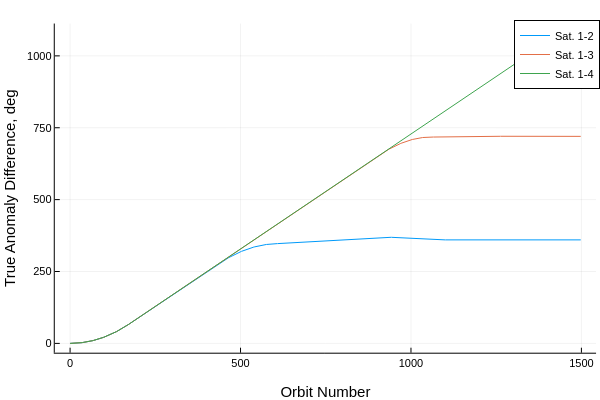

Notebook code for this chart:
### Code cell
plot(tp_hist[1:end],broadcast.(rad2deg,Δθunhist[1:end,:]),label=permutedims(mylabel))
plot!(xlabel="Orbit Number", ylabel = "True Anomaly Difference, deg")

### Figure 1 — Plotly figure (JSON) as saved in the notebook; plotly's stock layout.template omitted (floating-point values rounded to 4 significant figures; data arrays with more than 128 entries replaced by an {"elided": "..."} marker saying what was removed)
{"data": [{"colorbar": {"len": 0.9143, "title": "", "x": 0.9934, "y": 0.533}, "legendgroup": "Sat. 1-2", "line": {"color": "rgba(0, 154, 250, 1.000)", "dash": "solid", "shape": "linear", "width": 1}, "mode": "lines", "name": "Sat. 1-2", "showlegend": true, "type": "scatter", "x": {"elided": "1499 int values"}, "xaxis": "x", "y": {"elided": "1499 float values"}, "yaxis": "y", "zmax": null, "zmin": null}, {"colorbar": {"len": 0.9143, "title": "", "x": 0.9934, "y": 0.533}, "legendgroup": "Sat. 1-3", "line": {"color": "rgba(227, 111, 71, 1.000)", "dash": "solid", "shape": "linear", "width": 1}, "mode": "lines", "name": "Sat. 1-3", "showlegend": true, "type": "scatter", "x": {"elided": "1499 int values"}, "xaxis": "x", "y": {"elided": "1499 float values"}, "yaxis": "y", "zmax": null, "zmin": null}, {"colorbar": {"len": 0.9143, "title": "", "x": 0.9934, "y": 0.533}, "legendgroup": "Sat. 1-4", "line": {"color": "rgba(62, 164, 78, 1.000)", "dash": "solid", "shape": "linear", "width": 1}, "mode": "lines", "name": "Sat. 1-4", "showlegend": true, "type": "scatter", "x": {"elided": "1499 int values"}, "xaxis": "x", "y": {"elided": "1499 float values"}, "yaxis": "y", "zmax": null, "zmin": null}], "layout": {"annotations": [], "height": 400, "legend": {"bgcolor": "rgba(255, 255, 255, 1.000)", "bordercolor": "rgba(0, 0, 0, 1.000)", "borderwidth": 1, "font": {"color": "rgba(0, 0, 0, 1.000)", "family": "sans-serif", "size": 11}, "title": {"font": {"color": "rgba(0, 0, 0, 1.000)", "family": "sans-serif", "size": 15}, "text": ""}, "tracegroupgap": 0, "traceorder": "normal", "x": 1, "xanchor": "auto", "y": 1, "yanchor": "auto"}, "margin": {"b": 20, "l": 0, "r": 0, "t": 20}, "paper_bgcolor": "rgba(255, 255, 255, 1.000)", "plot_bgcolor": "rgba(255, 255, 255, 1.000)", "showlegend": true, "width": 600, "xaxis": {"anchor": "y", "domain": [0.09128, 0.9934], "gridcolor": "rgba(0, 0, 0, 0.100)", "gridwidth": 0.5, "linecolor": "rgba(0, 0, 0, 1.000)", "mirror": false, "range": [-44.94, 1543.0], "showgrid": true, "showline": true, "showticklabels": true, "tickangle": 0, "tickcolor": "rgb(0, 0, 0)", "tickfont": {"color": "rgba(0, 0, 0, 1.000)", "family": "sans-serif", "size": 11}, "tickmode": "array", "ticks": "inside", "ticktext": ["0", "500", "1000", "1500"], "tickvals": [0, 500, 1000, 1500], "title": "Orbit Number", "titlefont": {"color": "rgba(0, 0, 0, 1.000)", "family": "sans-serif", "size": 15}, "type": "-", "visible": true, "zeroline": false, "zerolinecolor": "rgba(0, 0, 0, 1.000)"}, "yaxis": {"anchor": "x", "domain": [0.07581, 0.9902], "gridcolor": "rgba(0, 0, 0, 0.100)", "gridwidth": 0.5, "linecolor": "rgba(0, 0, 0, 1.000)", "mirror": false, "range": [-32.4, 1112.0], "showgrid": true, "showline": true, "showticklabels": true, "tickangle": 0, "tickcolor": "rgb(0, 0, 0)", "tickfont": {"color": "rgba(0, 0, 0, 1.000)", "family": "sans-serif", "size": 11}, "tickmode": "array", "ticks": "inside", "ticktext": ["0", "250", "500", "750", "1000"], "tickvals": [0, 250, 500, 750, 1000], "title": "True Anomaly Difference, deg", "titlefont": {"color": "rgba(0, 0, 0, 1.000)", "family": "sans-serif", "size": 15}, "type": "-", "visible": true, "zeroline": false, "zerolinecolor": "rgba(0, 0, 0, 1.000)"}}}
